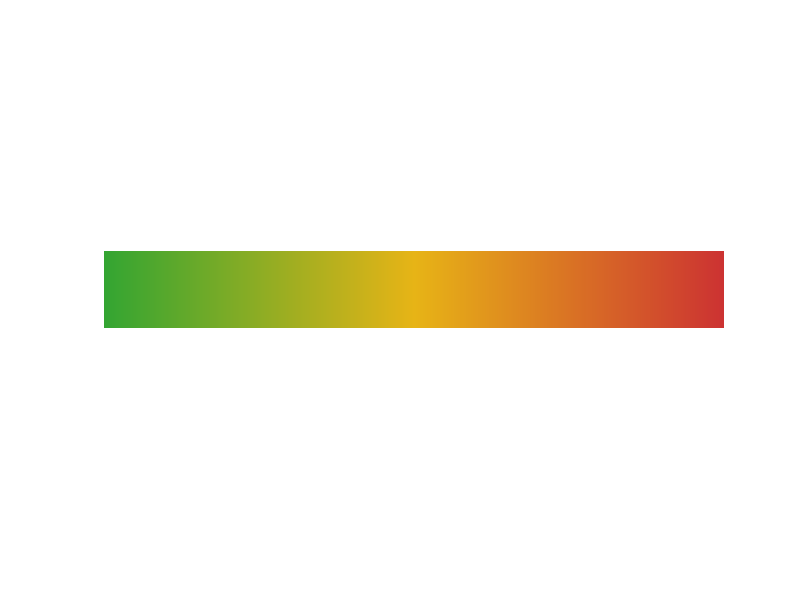

MATLAB code to generate this figure:
img_w = 800;
img_h = 100;

image = zeros(img_h, img_w, 3);
green = [51 165 50];
yellow = [231 180 22];
red = [204 50 50];
gy_dRGB = [(yellow(1)-green(1)) (yellow(2)-green(2)) (yellow(3)-green(3))] ./ (img_w / 2);
yr_dRGB = [(red(1)-yellow(1)) (red(2)-yellow(2)) (red(3)-yellow(3))] ./ (img_w / 2);
currentColor = green;

%transition from green to yellow
for i = 1:(img_w / 2)
    image(:, i, 1) = currentColor(1) / 255;
    image(:, i, 2) = currentColor(2) / 255;
    image(:, i, 3) = currentColor(3) / 255;
    currentColor = currentColor + gy_dRGB;
end

%transition from yellow to red
for i = (img_w / 2)+1:img_w
    image(:, i, 1) = currentColor(1) / 255;
    image(:, i, 2) = currentColor(2) / 255;
    image(:, i, 3) = currentColor(3) / 255;
    currentColor = currentColor + yr_dRGB;
end


imshow(image);